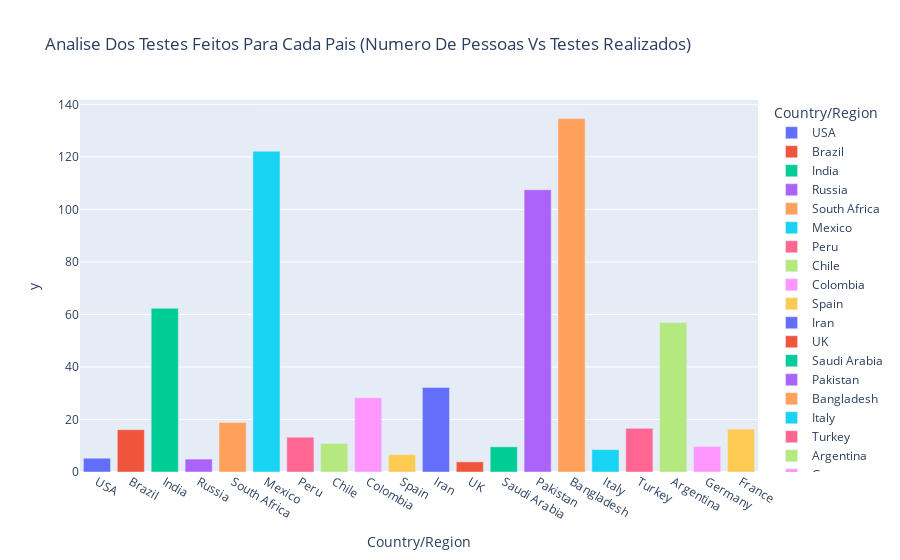

The notebook cell this image was saved under:
### Code cell
#Usando o grafico de barra para analisar essa representação
#Usando o grafico de barra
fig=px.bar(
    #Filtrando o DataFrame pelos top 20
    world_data.iloc[0:20],
    #Eixo x
    x='Country/Region',
    #Pegando os 20 primeiros resultados da minha dvisão.
    y= top_20_pop_ratio[0:20],
    #Vai colorir por pais
    color='Country/Region',
    #Titulo do grafico
    title='Analise Dos Testes Feitos Para Cada Pais (Numero De Pessoas Vs Testes Realizados)'
)
#Exibindo
fig.show()

### Figure 1 — Plotly figure (JSON) as saved in the notebook; plotly's stock layout.template omitted (floating-point values rounded to 4 significant figures)
{"data": [{"alignmentgroup": "True", "hovertemplate": "Country/Region=%{x}<br>y=%{y}<extra></extra>", "legendgroup": "USA", "marker": {"color": "#636efa", "pattern": {"shape": ""}}, "name": "USA", "offsetgroup": "USA", "orientation": "v", "showlegend": true, "textposition": "auto", "type": "bar", "x": ["USA"], "xaxis": "x", "y": [5.245], "yaxis": "y"}, {"alignmentgroup": "True", "hovertemplate": "Country/Region=%{x}<br>y=%{y}<extra></extra>", "legendgroup": "Brazil", "marker": {"color": "#EF553B", "pattern": {"shape": ""}}, "name": "Brazil", "offsetgroup": "Brazil", "orientation": "v", "showlegend": true, "textposition": "auto", "type": "bar", "x": ["Brazil"], "xaxis": "x", "y": [16.11], "yaxis": "y"}, {"alignmentgroup": "True", "hovertemplate": "Country/Region=%{x}<br>y=%{y}<extra></extra>", "legendgroup": "India", "marker": {"color": "#00cc96", "pattern": {"shape": ""}}, "name": "India", "offsetgroup": "India", "orientation": "v", "showlegend": true, "textposition": "auto", "type": "bar", "x": ["India"], "xaxis": "x", "y": [62.37], "yaxis": "y"}, {"alignmentgroup": "True", "hovertemplate": "Country/Region=%{x}<br>y=%{y}<extra></extra>", "legendgroup": "Russia", "marker": {"color": "#ab63fa", "pattern": {"shape": ""}}, "name": "Russia", "offsetgroup": "Russia", "orientation": "v", "showlegend": true, "textposition": "auto", "type": "bar", "x": ["Russia"], "xaxis": "x", "y": [4.911], "yaxis": "y"}, {"alignmentgroup": "True", "hovertemplate": "Country/Region=%{x}<br>y=%{y}<extra></extra>", "legendgroup": "South Africa", "marker": {"color": "#FFA15A", "pattern": {"shape": ""}}, "name": "South Africa", "offsetgroup": "South Africa", "orientation": "v", "showlegend": true, "textposition": "auto", "type": "bar", "x": ["South Africa"], "xaxis": "x", "y": [18.85], "yaxis": "y"}, {"alignmentgroup": "True", "hovertemplate": "Country/Region=%{x}<br>y=%{y}<extra></extra>", "legendgroup": "Mexico", "marker": {"color": "#19d3f3", "pattern": {"shape": ""}}, "name": "Mexico", "offsetgroup": "Mexico", "orientation": "v", "showlegend": true, "textposition": "auto", "type": "bar", "x": ["Mexico"], "xaxis": "x", "y": [122.1], "yaxis": "y"}, {"alignmentgroup": "True", "hovertemplate": "Country/Region=%{x}<br>y=%{y}<extra></extra>", "legendgroup": "Peru", "marker": {"color": "#FF6692", "pattern": {"shape": ""}}, "name": "Peru", "offsetgroup": "Peru", "orientation": "v", "showlegend": true, "textposition": "auto", "type": "bar", "x": ["Peru"], "xaxis": "x", "y": [13.24], "yaxis": "y"}, {"alignmentgroup": "True", "hovertemplate": "Country/Region=%{x}<br>y=%{y}<extra></extra>", "legendgroup": "Chile", "marker": {"color": "#B6E880", "pattern": {"shape": ""}}, "name": "Chile", "offsetgroup": "Chile", "orientation": "v", "showlegend": true, "textposition": "auto", "type": "bar", "x": ["Chile"], "xaxis": "x", "y": [10.87], "yaxis": "y"}, {"alignmentgroup": "True", "hovertemplate": "Country/Region=%{x}<br>y=%{y}<extra></extra>", "legendgroup": "Colombia", "marker": {"color": "#FF97FF", "pattern": {"shape": ""}}, "name": "Colombia", "offsetgroup": "Colombia", "orientation": "v", "showlegend": true, "textposition": "auto", "type": "bar", "x": ["Colombia"], "xaxis": "x", "y": [28.27], "yaxis": "y"}, {"alignmentgroup": "True", "hovertemplate": "Country/Region=%{x}<br>y=%{y}<extra></extra>", "legendgroup": "Spain", "marker": {"color": "#FECB52", "pattern": {"shape": ""}}, "name": "Spain", "offsetgroup": "Spain", "orientation": "v", "showlegend": true, "textposition": "auto", "type": "bar", "x": ["Spain"], "xaxis": "x", "y": [6.619], "yaxis": "y"}, {"alignmentgroup": "True", "hovertemplate": "Country/Region=%{x}<br>y=%{y}<extra></extra>", "legendgroup": "Iran", "marker": {"color": "#636efa", "pattern": {"shape": ""}}, "name": "Iran", "offsetgroup": "Iran", "orientation": "v", "showlegend": true, "textposition": "auto", "type": "bar", "x": ["Iran"], "xaxis": "x", "y": [32.19], "yaxis": "y"}, {"alignmentgroup": "True", "hovertemplate": "Country/Region=%{x}<br>y=%{y}<extra></extra>", "legendgroup": "UK", "marker": {"color": "#EF553B", "pattern": {"shape": ""}}, "name": "UK", "offsetgroup": "UK", "orientation": "v", "showlegend": true, "textposition": "auto", "type": "bar", "x": ["UK"], "xaxis": "x", "y": [3.878], "yaxis": "y"}, {"alignmentgroup": "True", "hovertemplate": "Country/Region=%{x}<br>y=%{y}<extra></extra>", "legendgroup": "Saudi Arabia", "marker": {"color": "#00cc96", "pattern": {"shape": ""}}, "name": "Saudi Arabia", "offsetgroup": "Saudi Arabia", "orientation": "v", "showlegend": true, "textposition": "auto", "type": "bar", "x": ["Saudi Arabia"], "xaxis": "x", "y": [9.59], "yaxis": "y"}, {"alignmentgroup": "True", "hovertemplate": "Country/Region=%{x}<br>y=%{y}<extra></extra>", "legendgroup": "Pakistan", "marker": {"color": "#ab63fa", "pattern": {"shape": ""}}, "name": "Pakistan", "offsetgroup": "Pakistan", "orientation": "v", "showlegend": true, "textposition": "auto", "type": "bar", "x": ["Pakistan"], "xaxis": "x", "y": [107.5], "yaxis": "y"}, {"alignmentgroup": "True", "hovertemplate": "Country/Region=%{x}<br>y=%{y}<extra></extra>", "legendgroup": "Bangladesh", "marker": {"color": "#FFA15A", "pattern": {"shape": ""}}, "name": "Bangladesh", "offsetgroup": "Bangladesh", "orientation": "v", "showlegend": true, "textposition": "auto", "type": "bar", "x": ["Bangladesh"], "xaxis": "x", "y": [134.6], "yaxis": "y"}, {"alignmentgroup": "True", "hovertemplate": "Country/Region=%{x}<br>y=%{y}<extra></extra>", "legendgroup": "Italy", "marker": {"color": "#19d3f3", "pattern": {"shape": ""}}, "name": "Italy", "offsetgroup": "Italy", "orientation": "v", "showlegend": true, "textposition": "auto", "type": "bar", "x": ["Italy"], "xaxis": "x", "y": [8.515], "yaxis": "y"}, {"alignmentgroup": "True", "hovertemplate": "Country/Region=%{x}<br>y=%{y}<extra></extra>", "legendgroup": "Turkey", "marker": {"color": "#FF6692", "pattern": {"shape": ""}}, "name": "Turkey", "offsetgroup": "Turkey", "orientation": "v", "showlegend": true, "textposition": "auto", "type": "bar", "x": ["Turkey"], "xaxis": "x", "y": [16.61], "yaxis": "y"}, {"alignmentgroup": "True", "hovertemplate": "Country/Region=%{x}<br>y=%{y}<extra></extra>", "legendgroup": "Argentina", "marker": {"color": "#B6E880", "pattern": {"shape": ""}}, "name": "Argentina", "offsetgroup": "Argentina", "orientation": "v", "showlegend": true, "textposition": "auto", "type": "bar", "x": ["Argentina"], "xaxis": "x", "y": [56.93], "yaxis": "y"}, {"alignmentgroup": "True", "hovertemplate": "Country/Region=%{x}<br>y=%{y}<extra></extra>", "legendgroup": "Germany", "marker": {"color": "#FF97FF", "pattern": {"shape": ""}}, "name": "Germany", "offsetgroup": "Germany", "orientation": "v", "showlegend": true, "textposition": "auto", "type": "bar", "x": ["Germany"], "xaxis": "x", "y": [9.761], "yaxis": "y"}, {"alignmentgroup": "True", "hovertemplate": "Country/Region=%{x}<br>y=%{y}<extra></extra>", "legendgroup": "France", "marker": {"color": "#FECB52", "pattern": {"shape": ""}}, "name": "France", "offsetgroup": "France", "orientation": "v", "showlegend": true, "textposition": "auto", "type": "bar", "x": ["France"], "xaxis": "x", "y": [16.35], "yaxis": "y"}], "layout": {"barmode": "relative", "legend": {"title": {"text": "Country/Region"}, "tracegroupgap": 0}, "title": {"text": "Analise Dos Testes Feitos Para Cada Pais (Numero De Pessoas Vs Testes Realizados)"}, "xaxis": {"anchor": "y", "categoryarray": ["USA", "Brazil", "India", "Russia", "South Africa", "Mexico", "Peru", "Chile", "Colombia", "Spain", "Iran", "UK", "Saudi Arabia", "Pakistan", "Bangladesh", "Italy", "Turkey", "Argentina", "Germany", "France"], "categoryorder": "array", "domain": [0, 1], "title": {"text": "Country/Region"}}, "yaxis": {"anchor": "x", "domain": [0, 1], "title": {"text": "y"}}}}
